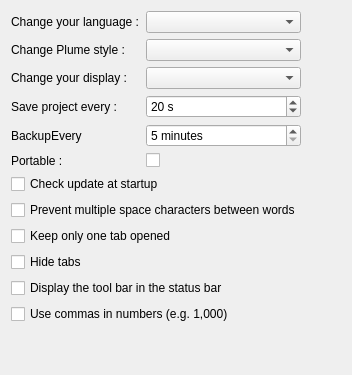
     <widget class="QWidget" name="generalTab">
      <attribute name="title">
       <string>General</string>
      </attribute>
      <layout class="QGridLayout" name="gridLayout_7">
       <item row="0" column="0">
        <layout class="QFormLayout" name="formLayout">
         <property name="fieldGrowthPolicy">
          <enum>QFormLayout::AllNonFixedFieldsGrow</enum>
         </property>
         <item row="0" column="0">
          <widget class="QLabel" name="label_2">
           <property name="text">
            <string>Change your language :</string>
           </property>
          </widget>
         </item>
         <item row="0" column="1">
          <widget class="QComboBox" name="langComboBox"/>
         </item>
         <item row="1" column="0">
          <widget class="QLabel" name="label">
           <property name="text">
            <string>Change Plume style :</string>
           </property>
          </widget>
         </item>
         <item row="1" column="1">
          <widget class="QComboBox" name="styleComboBox"/>
         </item>
         <item row="2" column="0">
          <widget class="QLabel" name="label_3">
           <property name="text">
            <string>Change your display :</string>
           </property>
          </widget>
         </item>
         <item row="2" column="1">
          <widget class="QComboBox" name="displayModeComboBox"/>
         </item>
         <item row="3" column="0">
          <widget class="QLabel" name="label_4">
           <property name="text">
            <string>Save project every :</string>
           </property>
          </widget>
         </item>
         <item row="3" column="1">
          <widget class="QSpinBox" name="autosaveTimeSpinBox">
           <property name="accelerated">
            <bool>true</bool>
           </property>
           <property name="suffix">
            <string comment="seconds"> s</string>
           </property>
           <property name="minimum">
            <number>10</number>
           </property>
           <property name="maximum">
            <number>3600</number>
           </property>
           <property name="singleStep">
            <number>10</number>
           </property>
           <property name="value">
            <number>20</number>
           </property>
          </widget>
         </item>
         <item row="5" column="0">
          <widget class="QLabel" name="isPortableToBeCreatedLabel">
           <property name="text">
            <string>Portable :</string>
           </property>
          </widget>
         </item>
         <item row="5" column="1">
          <widget class="QCheckBox" name="isPortableToBeCreated">
           <property name="toolTip">
            <string>Allow the use of Plume on a USB stick</string>
           </property>
          </widget>
         </item>
         <item row="4" column="0">
          <widget class="QLabel" name="backupEveryLabel">
           <property name="text">
            <string>BackupEvery</string>
           </property>
          </widget>
         </item>
         <item row="4" column="1">
          <widget class="QSpinBox" name="backupEverySpinBox">
           <property name="accelerated">
            <bool>true</bool>
           </property>
           <property name="suffix">
            <string> minutes</string>
           </property>
           <property name="minimum">
            <number>5</number>
           </property>
           <property name="maximum">
            <number>360</number>
           </property>
          </widget>
         </item>
        </layout>
       </item>
       <item row="1" column="0">
        <layout class="QFormLayout" name="formLayout_6">
         <item row="0" column="0">
          <widget class="QCheckBox" name="checkUpdateAtStartupCheckBox">
           <property name="text">
            <string>Check update at startup</string>
           </property>
          </widget>
         </item>
         <item row="1" column="0">
          <widget class="QCheckBox" name="preventDoubleSpaceCheckBox">
           <property name="text">
            <string>Prevent multiple space characters between words</string>
           </property>
          </widget>
         </item>
         <item row="2" column="0">
          <widget class="QCheckBox" name="oneTabOnlyCheckBox">
           <property name="text">
            <string>Keep only one tab opened</string>
           </property>
          </widget>
         </item>
         <item row="3" column="0">
          <widget class="QCheckBox" name="noTabCheckBox">
           <property name="text">
            <string>Hide tabs</string>
           </property>
          </widget>
         </item>
         <item row="4" column="0">
          <widget class="QCheckBox" name="isToolBarInStatusBarCheckBox">
           <property name="text">
            <string>Display the tool bar in the status bar</string>
           </property>
          </widget>
         </item>
         <item row="5" column="0">
          <widget class="QCheckBox" name="useCommasInNumbersCheckBox">
           <property name="text">
            <string>Use commas in numbers (e.g. 1,000)</string>
           </property>
          </widget>
         </item>
        </layout>
       </item>
       <item row="0" column="1">
        <spacer name="horizontalSpacer_8">
         <property name="orientation">
          <enum>Qt::Horizontal</enum>
         </property>
         <property name="sizeHint" stdset="0">
          <size>
           <width>40</width>
           <height>20</height>
          </size>
         </property>
        </spacer>
       </item>
       <item row="2" column="0">
        <spacer name="verticalSpacer_5">
         <property name="orientation">
          <enum>Qt::Vertical</enum>
         </property>
         <property name="sizeHint" stdset="0">
          <size>
           <width>20</width>
           <height>40</height>
          </size>
         </property>
        </spacer>
       </item>
      </layout>
     </widget>
